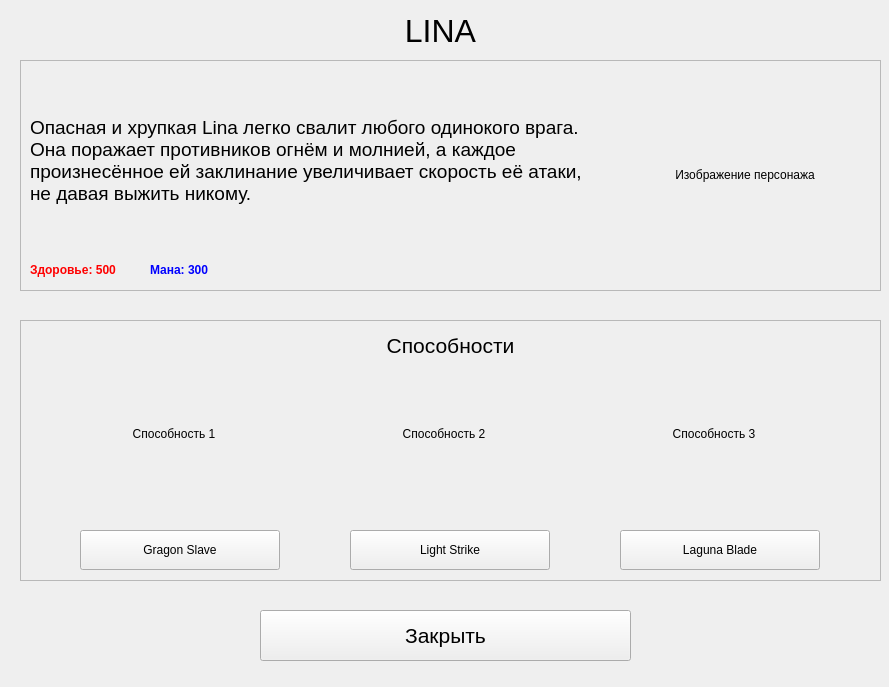
<?xml version="1.0" encoding="UTF-8"?>
<ui version="4.0">
 <class>LinaDetails</class>
 <widget class="QWidget" name="LinaDetails">
  <property name="geometry">
   <rect>
    <x>0</x>
    <y>0</y>
    <width>889</width>
    <height>687</height>
   </rect>
  </property>
  <property name="windowTitle">
   <string>Подробнее о Lina</string>
  </property>
  <widget class="QLabel" name="label">
   <property name="geometry">
    <rect>
     <x>10</x>
     <y>10</y>
     <width>861</width>
     <height>41</height>
    </rect>
   </property>
   <property name="font">
    <font>
     <pointsize>24</pointsize>
    </font>
   </property>
   <property name="text">
    <string>LINA</string>
   </property>
   <property name="alignment">
    <set>Qt::AlignCenter</set>
   </property>
  </widget>
  <widget class="QFrame" name="frame">
   <property name="geometry">
    <rect>
     <x>20</x>
     <y>60</y>
     <width>861</width>
     <height>231</height>
    </rect>
   </property>
   <property name="frameShape">
    <enum>QFrame::StyledPanel</enum>
   </property>
   <property name="frameShadow">
    <enum>QFrame::Raised</enum>
   </property>
   <widget class="QLabel" name="LinaGif">
    <property name="geometry">
     <rect>
      <x>630</x>
      <y>10</y>
      <width>190</width>
      <height>210</height>
     </rect>
    </property>
    <property name="text">
     <string>Изображение персонажа</string>
    </property>
    <property name="alignment">
     <set>Qt::AlignCenter</set>
    </property>
   </widget>
   <widget class="QLabel" name="label_3">
    <property name="geometry">
     <rect>
      <x>10</x>
      <y>10</y>
      <width>561</width>
      <height>181</height>
     </rect>
    </property>
    <property name="font">
     <font>
      <pointsize>14</pointsize>
     </font>
    </property>
    <property name="text">
     <string>&lt;html&gt;&lt;head/&gt;&lt;body&gt;&lt;p&gt;Опасная и хрупкая Lina легко свалит любого одинокого врага. Она поражает противников огнём и молнией, а каждое произнесённое ей заклинание увеличивает скорость её атаки, не давая выжить никому.&lt;/p&gt;&lt;/body&gt;&lt;/html&gt;</string>
    </property>
    <property name="wordWrap">
     <bool>true</bool>
    </property>
   </widget>
   <widget class="QLabel" name="label_2">
    <property name="geometry">
     <rect>
      <x>10</x>
      <y>200</y>
      <width>121</width>
      <height>20</height>
     </rect>
    </property>
    <property name="font">
     <font>
      <bold>true</bold>
     </font>
    </property>
    <property name="styleSheet">
     <string notr="true">color: red;</string>
    </property>
    <property name="text">
     <string>Здоровье: 500</string>
    </property>
   </widget>
   <widget class="QLabel" name="label_4">
    <property name="geometry">
     <rect>
      <x>130</x>
      <y>200</y>
      <width>121</width>
      <height>20</height>
     </rect>
    </property>
    <property name="font">
     <font>
      <bold>true</bold>
     </font>
    </property>
    <property name="styleSheet">
     <string notr="true">color: blue;</string>
    </property>
    <property name="text">
     <string>Мана: 300</string>
    </property>
   </widget>
  </widget>
  <widget class="QFrame" name="frame_2">
   <property name="geometry">
    <rect>
     <x>20</x>
     <y>320</y>
     <width>861</width>
     <height>261</height>
    </rect>
   </property>
   <property name="frameShape">
    <enum>QFrame::StyledPanel</enum>
   </property>
   <property name="frameShadow">
    <enum>QFrame::Raised</enum>
   </property>
   <widget class="QLabel" name="Ab_1_img">
    <property name="geometry">
     <rect>
      <x>90</x>
      <y>50</y>
      <width>128</width>
      <height>128</height>
     </rect>
    </property>
    <property name="text">
     <string>Способность 1</string>
    </property>
    <property name="alignment">
     <set>Qt::AlignCenter</set>
    </property>
   </widget>
   <widget class="QPushButton" name="Ab_1">
    <property name="geometry">
     <rect>
      <x>60</x>
      <y>210</y>
      <width>200</width>
      <height>40</height>
     </rect>
    </property>
    <property name="text">
     <string>Gragon Slave</string>
    </property>
   </widget>
   <widget class="QLabel" name="label_5">
    <property name="geometry">
     <rect>
      <x>10</x>
      <y>10</y>
      <width>841</width>
      <height>31</height>
     </rect>
    </property>
    <property name="font">
     <font>
      <pointsize>16</pointsize>
     </font>
    </property>
    <property name="text">
     <string>Способности</string>
    </property>
    <property name="alignment">
     <set>Qt::AlignCenter</set>
    </property>
   </widget>
   <widget class="QPushButton" name="Ab_2">
    <property name="geometry">
     <rect>
      <x>330</x>
      <y>210</y>
      <width>200</width>
      <height>40</height>
     </rect>
    </property>
    <property name="text">
     <string>Light Strike</string>
    </property>
   </widget>
   <widget class="QPushButton" name="Ab_3">
    <property name="geometry">
     <rect>
      <x>600</x>
      <y>210</y>
      <width>200</width>
      <height>40</height>
     </rect>
    </property>
    <property name="text">
     <string>Laguna Blade</string>
    </property>
   </widget>
   <widget class="QLabel" name="Ab_2_img">
    <property name="geometry">
     <rect>
      <x>360</x>
      <y>50</y>
      <width>128</width>
      <height>128</height>
     </rect>
    </property>
    <property name="text">
     <string>Способность 2</string>
    </property>
    <property name="alignment">
     <set>Qt::AlignCenter</set>
    </property>
   </widget>
   <widget class="QLabel" name="Ab_3_img">
    <property name="geometry">
     <rect>
      <x>630</x>
      <y>50</y>
      <width>128</width>
      <height>128</height>
     </rect>
    </property>
    <property name="text">
     <string>Способность 3</string>
    </property>
    <property name="alignment">
     <set>Qt::AlignCenter</set>
    </property>
   </widget>
  </widget>
  <widget class="QPushButton" name="close_button">
   <property name="geometry">
    <rect>
     <x>260</x>
     <y>610</y>
     <width>371</width>
     <height>51</height>
    </rect>
   </property>
   <property name="font">
    <font>
     <pointsize>16</pointsize>
    </font>
   </property>
   <property name="text">
    <string>Закрыть</string>
   </property>
  </widget>
 </widget>
 <resources/>
 <connections/>
</ui>
